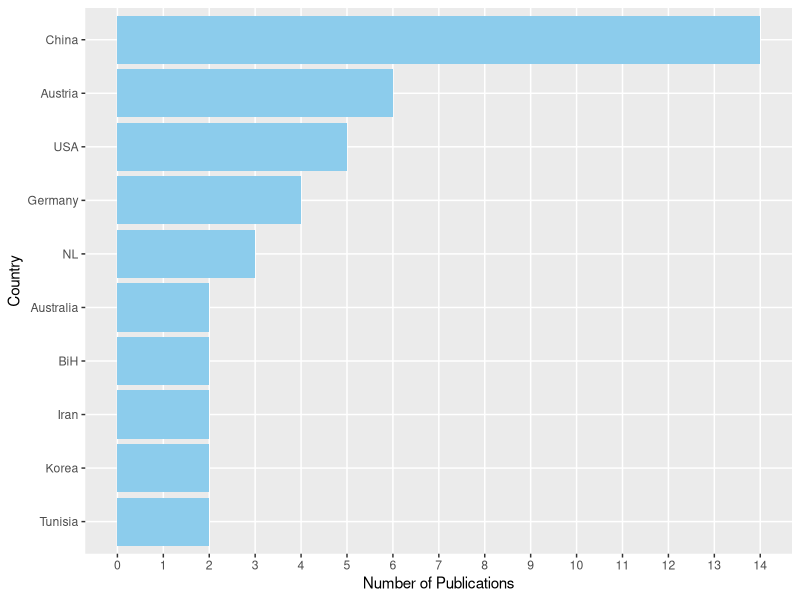
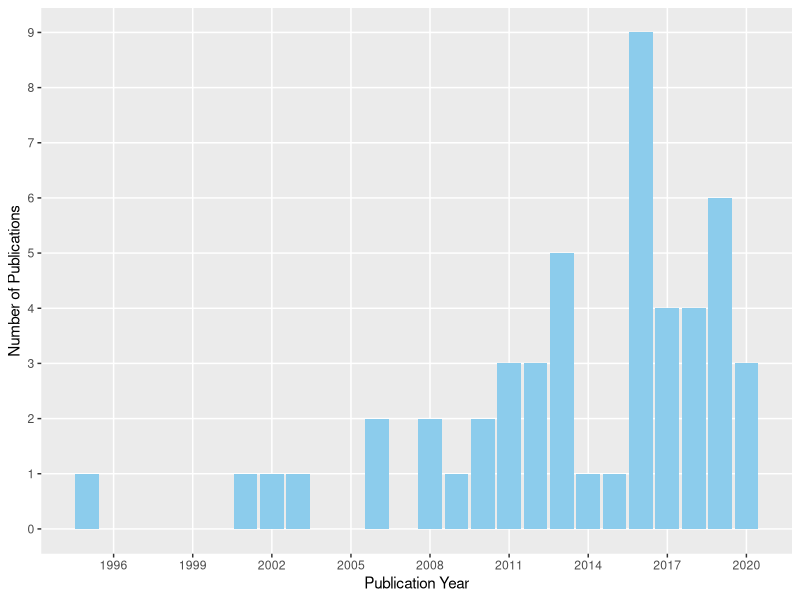
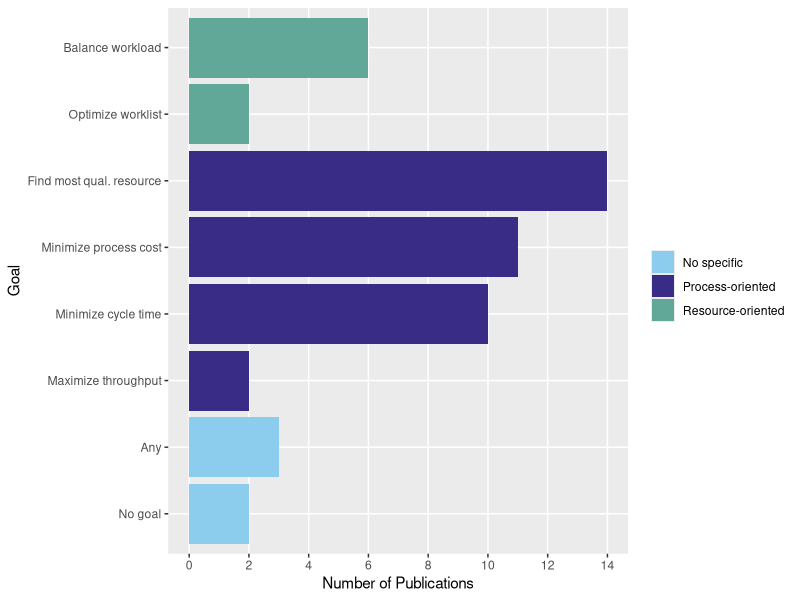
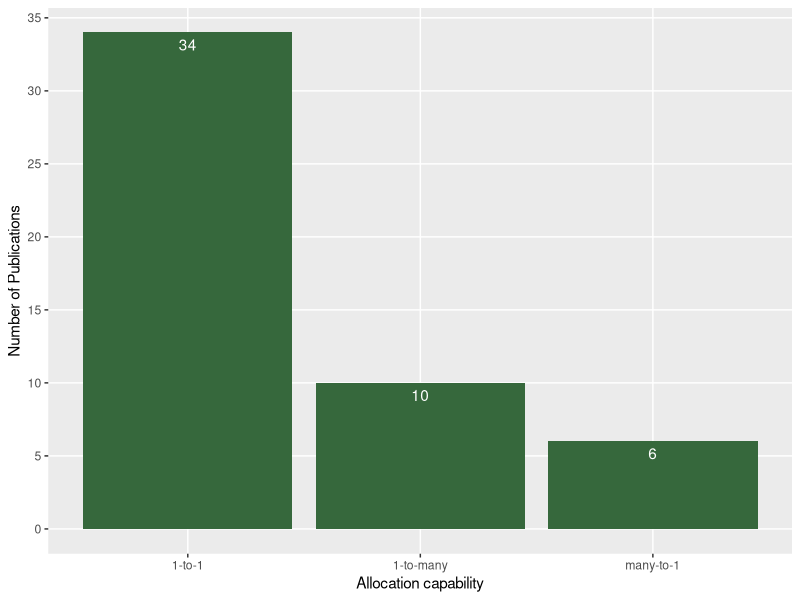
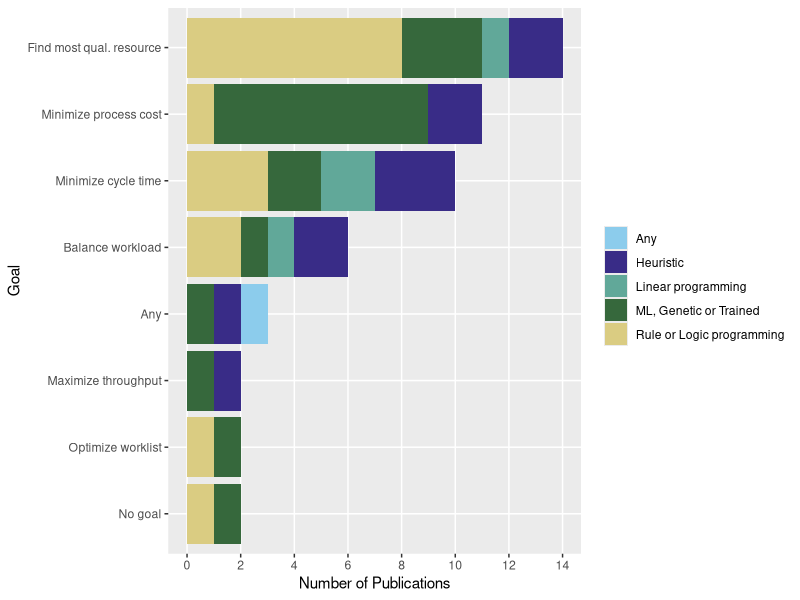
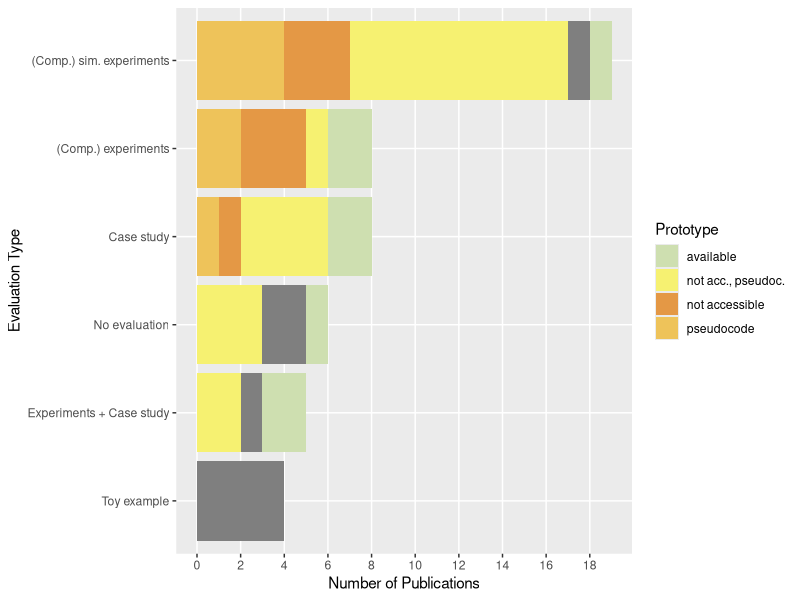
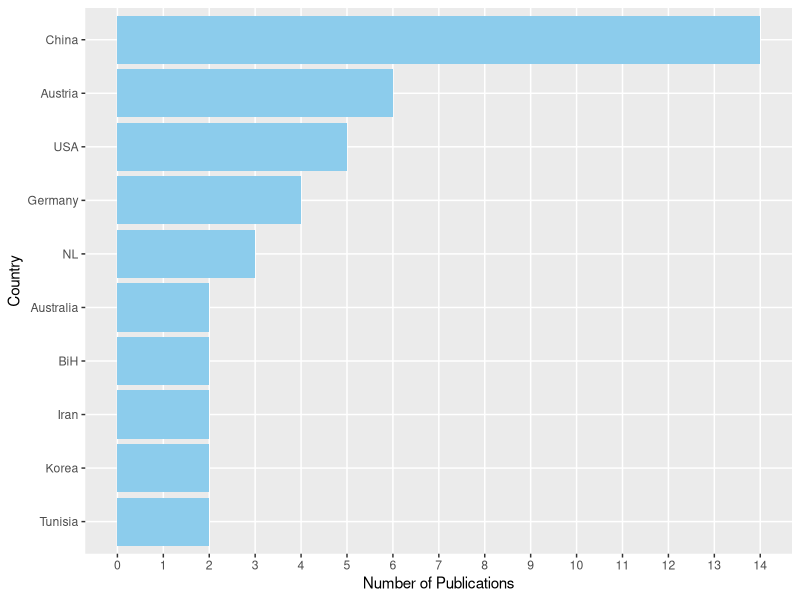
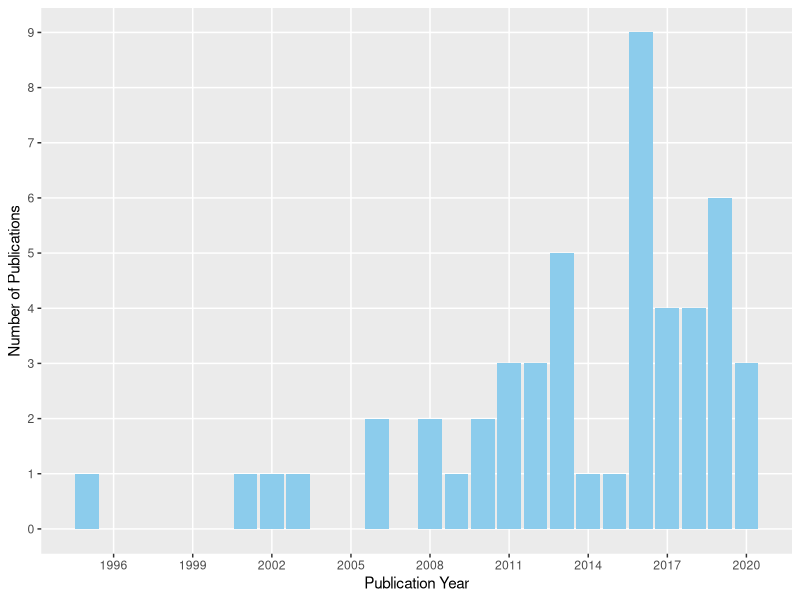

Reproduce these figures in R, in order. (Note: this script raises an error after producing the figures.)
library(readr)
library(dplyr)
library(tidyr)
library(igraph)
library(graphlayouts)
library(ggraph)
library(ggplot2)
library(scales)
library(stringr)

data <- read_csv("Literature_review_collection.xlsx - DataExtraction.csv", 
  col_types = cols(Title = col_character(), 
  Year = col_date(format = "%Y")),
  skip = 2)

colors = c("#8CCCEC", "#392C87", "#61A899", "#36683C", "#DACC82", "#999944")
colors_rating = c("#D86933", "#E49845", "#EEC35A", "#F6F171", "#CEDFB0", "#9FC094")

data <- data %>% 
  filter(Country != "no")

# Publication trends
by_country <- data %>%
  group_by(Country) %>%
  summarise(n=n()) %>%
  arrange(n, desc(Country))

other <- by_country %>%
  filter(n<=1)
by_country <- by_country %>%
  filter(! Country %in% other$Country)
  
rbind(by_country, data.frame(Country="Other (<2)", n=count(other)))
by_country$ID <- seq.int(nrow(by_country))
by_country$Country <- factor(by_country$ID, 
                             labels=by_country$Country,
                             levels=by_country$ID,
                             ordered = TRUE)

ggplot(by_country, aes(x=n, y=Country)) +
  geom_bar(stat="identity", fill=colors[1]) +
  ylab("Country") +
  xlab("Number of Publications") + 
  scale_x_continuous(n.breaks=max(by_country$n), minor_breaks = NULL)
ggsave("countries.PDF", width = 5, height = 3)

# By year
ggplot(data, aes(x=Year)) +
  geom_bar(fill=colors[1]) +
  xlab("Publication Year") +
  ylab("Number of Publications") + 
  scale_x_date(date_labels = "%Y", breaks = "3 years", minor_breaks = NULL) +
  scale_y_continuous(n.breaks=max(by_country$n), minor_breaks = NULL)
ggsave("years.PDF", width = 5, height = 3)

# Optimization goals
goals <- data %>%
  group_by(Goal, `Goal Type`) %>%
  summarise(n=n()) %>%
  arrange(`Goal Type`, n)

goals$ID = seq.int(nrow(goals))
goals$Goal <- factor(goals$ID, 
  labels=goals$Goal,
  levels=goals$ID,
  ordered = TRUE)

ggplot(goals, aes(y=Goal, x=n, fill=`Goal Type`)) +
  geom_bar(stat='Identity') +
  scale_fill_manual(name = element_blank(), values = colors) +
  scale_x_continuous(breaks=pretty_breaks(n=floor(max(goals$n)/2)), minor_breaks = NULL) +
  xlab("Number of Publications")
ggsave("goals.PDF", width = 6, height = 2)

# Allocation Capabilities
ggplot(data, aes(x=`Allocation capability`)) +
  geom_bar(fill=colors[4]) +
  ylab("Number of Publications") + 
  scale_y_continuous(breaks=pretty_breaks(n=7), minor_breaks = NULL) + 
  geom_text(aes(label = ..count..), stat = "count", vjust = 1.5, colour = "white")
ggsave("allocation_small.PDF", width = 3, height = 2)

# Solution techniques grouped by their allocation goal
sol <- select(data, Goal, `Resource allocation technique type`)
sol$t <- sol$`Resource allocation technique type`
sol$t[sol$t == "Rule" | sol$t == "Logic programming"] <- "Rule or Logic programming" 
sol$t[sol$t == "Machine Learning" | sol$t == "Genetic algorithm" | sol$t == "Trained rule"] <- "ML, Genetic or Trained" 

# we do this for ordering
sol <- sol %>%
  group_by(Goal) %>%
  mutate(n = n()) %>%
  arrange(n)

sol$ID = seq.int(nrow(sol))
sol$Goal <- factor(sol$ID, 
                     labels=sol$Goal,
                     levels=sol$ID,
                     ordered = TRUE)

ggplot(sol, aes(y=Goal, fill=t)) +
  geom_bar() +
  scale_fill_manual(name = element_blank(), values = colors) +
  scale_x_continuous(breaks=pretty_breaks(n=floor(max(sol$n)/2)), minor_breaks = NULL) +
  xlab("Number of Publications")
ggsave("solution_technique.PDF", width = 8, height = 2)

# Maturity levels
# we do this for ordering
mat <- select(data, `Evaluation Type`, `Prototypical implementation type`)
mat <- mat %>%
  group_by(`Evaluation Type`) %>%
  mutate(n = n()) %>%
  arrange(n)

mat$ID = seq.int(nrow(mat))
mat$`Evaluation Type` <- factor(mat$ID, 
                   labels=mat$`Evaluation Type`,
                   levels=mat$ID,
                   ordered = TRUE)

ggplot(mat, aes(y=`Evaluation Type`, fill=`Prototypical implementation type`)) +
  geom_bar() +
  scale_fill_manual(name = "Prototype", values = c("available"= colors_rating[5],
                                                       "not acc., pseudoc." = colors_rating[4],
                                                       "pseudocode" = colors_rating[3],
                                                       "not accessible" = colors_rating[2],
                                                       "no" = colors_rating[1])) +
  scale_x_continuous(breaks=pretty_breaks(n=floor(max(mat$n)/2)), minor_breaks = NULL) +
  xlab("Number of Publications")
ggsave("evaluation.PDF", width = 8, height = 2)

ggplot(data, aes(x=str_to_title(Maturity), fill=str_to_title(Maturity))) +
  geom_bar() +
  scale_fill_manual(name = element_blank(), values = rev(tail(colors_rating, -1))) +
  xlab("Maturity Level") +
  ylab("Number of Publications") +
  theme(legend.position="none") + 
  geom_text(aes(label = ..count..), stat = "count", vjust = 1.5, colour = "#353839")
ggsave("maturity.PDF", width = 3, height = 2)
